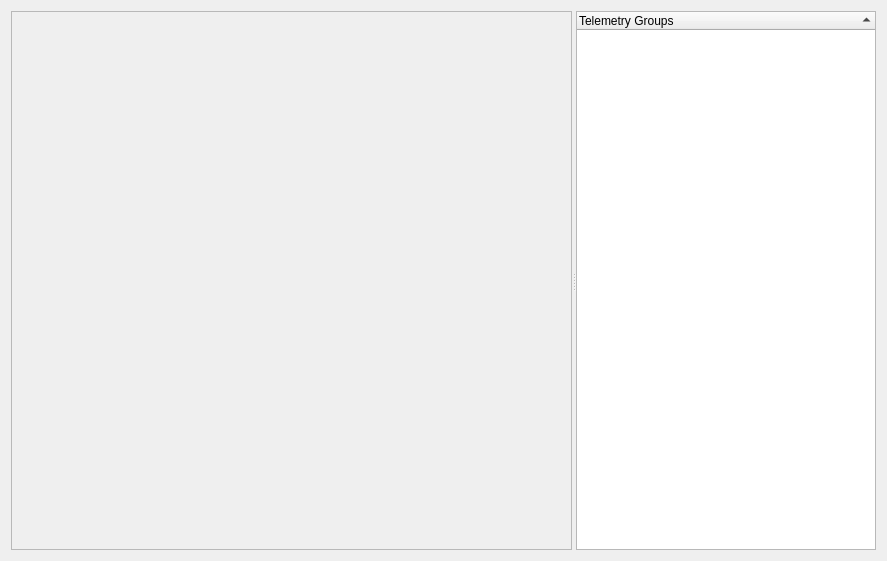
<?xml version="1.0" encoding="UTF-8"?>
<ui version="4.0">
 <class>TelemetryWindow</class>
 <widget class="QWidget" name="TelemetryWindow">
  <property name="geometry">
   <rect>
    <x>0</x>
    <y>0</y>
    <width>887</width>
    <height>561</height>
   </rect>
  </property>
  <property name="windowTitle">
   <string>Form</string>
  </property>
  <layout class="QVBoxLayout" name="verticalLayout">
   <item>
    <widget class="QSplitter" name="splitter">
     <property name="orientation">
      <enum>Qt::Orientation::Horizontal</enum>
     </property>
     <widget class="QFrame" name="plotterFrame">
      <property name="sizePolicy">
       <sizepolicy hsizetype="Expanding" vsizetype="Preferred">
        <horstretch>0</horstretch>
        <verstretch>0</verstretch>
       </sizepolicy>
      </property>
      <property name="frameShape">
       <enum>QFrame::Shape::StyledPanel</enum>
      </property>
      <property name="frameShadow">
       <enum>QFrame::Shadow::Raised</enum>
      </property>
      <layout class="QGridLayout" name="gridLayout_2"/>
     </widget>
     <widget class="QTreeWidget" name="telemetryTree">
      <property name="sizePolicy">
       <sizepolicy hsizetype="MinimumExpanding" vsizetype="Expanding">
        <horstretch>0</horstretch>
        <verstretch>0</verstretch>
       </sizepolicy>
      </property>
      <property name="maximumSize">
       <size>
        <width>300</width>
        <height>16777215</height>
       </size>
      </property>
      <property name="baseSize">
       <size>
        <width>300</width>
        <height>0</height>
       </size>
      </property>
      <property name="alternatingRowColors">
       <bool>true</bool>
      </property>
      <property name="indentation">
       <number>10</number>
      </property>
      <property name="sortingEnabled">
       <bool>true</bool>
      </property>
      <column>
       <property name="text">
        <string>Telemetry Groups</string>
       </property>
      </column>
     </widget>
    </widget>
   </item>
  </layout>
 </widget>
 <resources/>
 <connections/>
</ui>
